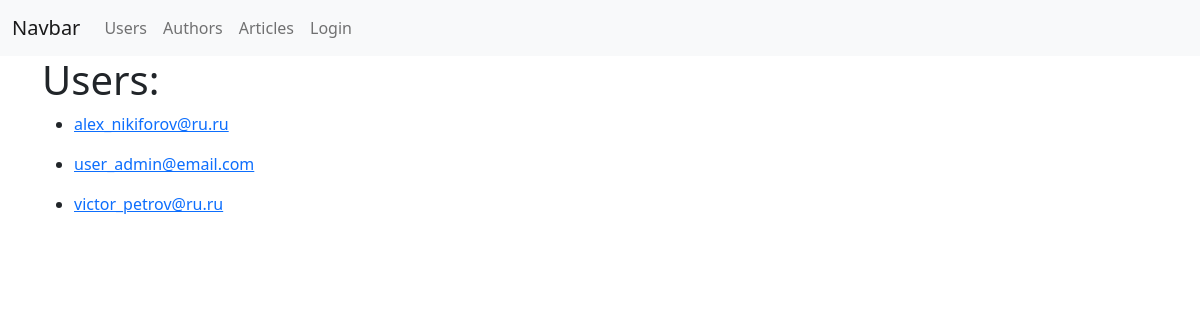
/users/, run on the app's committed database.
### blog/models.py (models this page shows, shortened)
class User(db.Model, UserMixin):
    __tablename__ = 'users'
    id = db.Column(db.Integer, primary_key=True)
    email = db.Column(db.String(255), unique=True)
    first_name = db.Column(db.String(255))
    last_name = db.Column(db.String(255))
    password = db.Column(db.String(255))
    is_staff = db.Column(db.Boolean, default=False)
    author = relationship('Author', uselist=False, back_populates='user')

### blog/user/views.py (the view)
@user.route('/')
def user_list():
    from blog.models import User
    users = User.query.all()
    return render_template(
        'users/list.html',
        users=users,
        )

### blog/templates/users/list.html (shortened to what this page needs)
{% extends 'base.html' %}
{% block body %}
<div class="row">
    <div class="col">
        <h1>Users:</h1>
        {% for user in users %}
            <ul>
                <li>
                    <a href="{{url_for('user.profile',pk=user.id)}}">{{ user.email }}</a>
                </li>
            </ul>
        {% endfor %}
    </div>
</div>
{% endblock body %}

### data on the page
User: email "alex_nikiforov@ru.ru"
User: email "user_admin@email.com"
User: email "victor_petrov@ru.ru"
